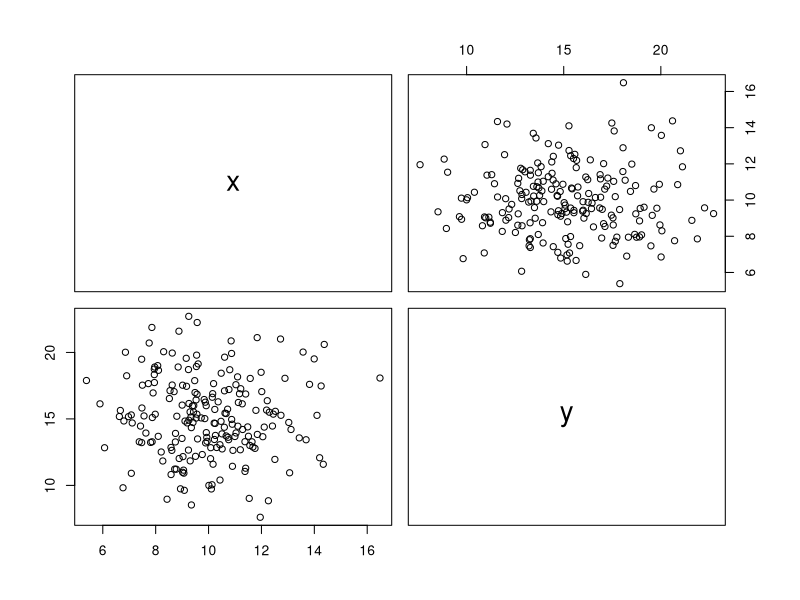
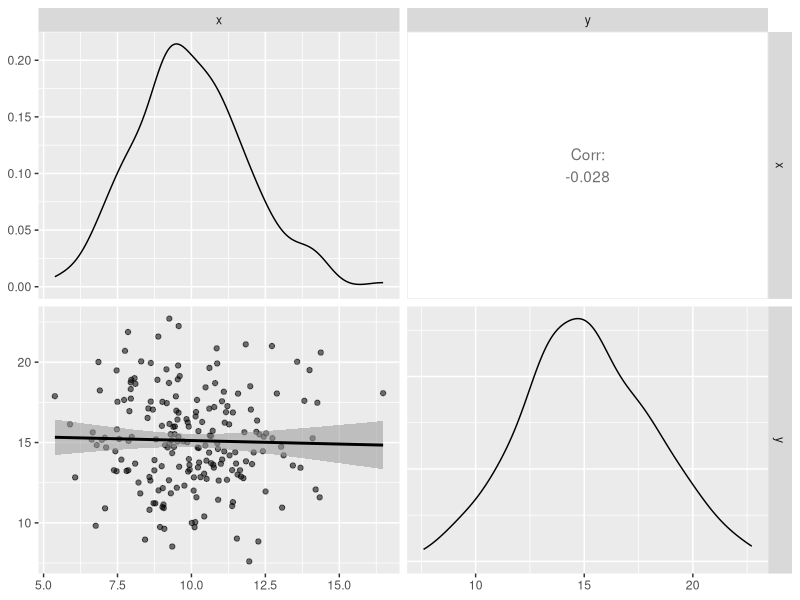
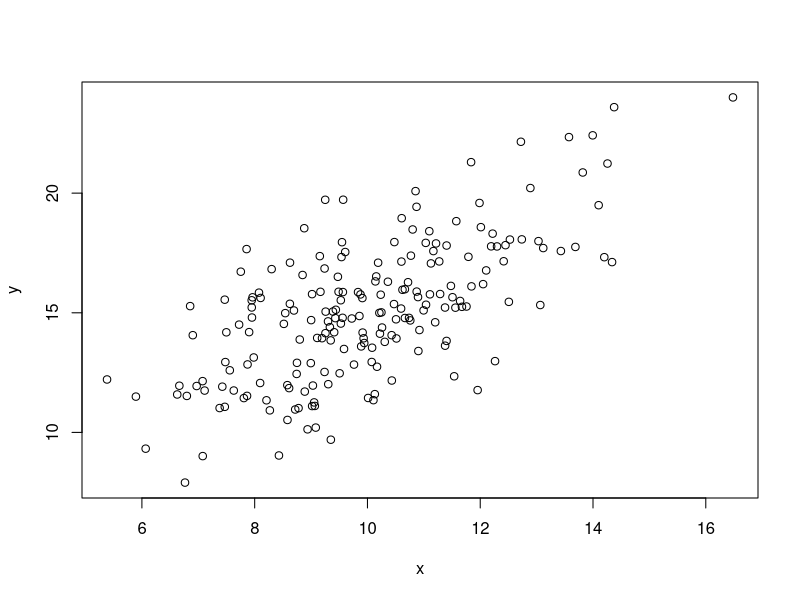
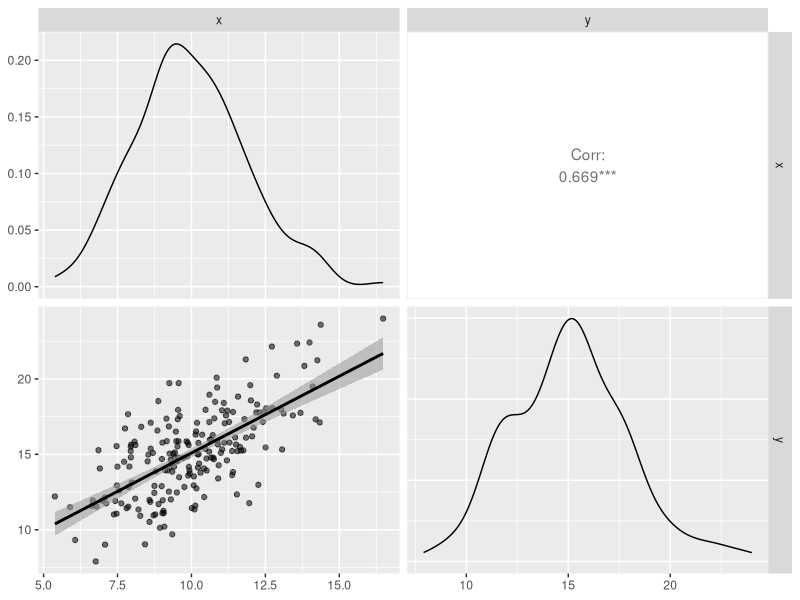

R code for these plots, in order: (Note: this script raises an error after producing the figures.)
## ---- chunk 1
## Generación de muestras X e Y
set.seed(123)
n <- 200 # cant observ
# Definir parámetros
n <- 200 # cant observ
μX <- 10 # media de x
σX <- 2 # desv std x
μY <- 15 # media de y
σY <- 3 # desv std y

# Generar random variables dependientes
Z1 <- rnorm(n)
Z2 <- rnorm(n)

x <- μX + σX * Z1
y <- μY + σY * Z2

dat <- cbind(x,y) #junto los valores en una lista

## ---- chunk 2
pairs(dat) # otra forma de verificar relación, una matriz de diagramas de dispersión

## ---- chunk 3
# Realizo regresión lineal 
regresion <- lm(y ~ x, data = data.frame(dat))
summary(regresion)
## ---- chunk 4
library(psych)
library(GGally)
ggpairs(dat, aes(alpha = 0.5),lower = list(continuous = "smooth"))
#pairs.panels(x = data.frame(dat), ellipses = FALSE, lm = TRUE, method = "pearson")

## ---- chunk 5
set.seed(123)  # Set a seed for reproducibility

# Definir parámetros
n <- 200 # cant observ
μX <- 10
σX <- 2
μY <- 15
σY <- 3
ρ <- 0.7 #grado de correlación

# Generar random variables dependientes
Z1 <- rnorm(n)
Z2 <- rnorm(n)

x <- μX + σX * Z1
y <- μY + σY * (ρ * Z1 + sqrt(1 - ρ^2) * Z2)
dat <- cbind(x,y) #junto los valores en una lista
plot(dat)
## ---- chunk 6
ggpairs(dat, aes(alpha = 0.5),lower = list(continuous = "smooth"))
## ---- chunk 7
# Realizo regresión lineal 
modelo <- lm(y ~ x, data = data.frame(dat))
summary(modelo)
## ---- chunk 8
Z1 <- rnorm(20)
Z2 <- rnorm(20)
x <- μX + σX * Z1
y <- μY + σY * (ρ * Z1 + sqrt(1 - ρ^2) * Z2)
nuevo <- cbind(x,y)
predict(object=modelo, newdata=data.frame(nuevo))
## ---- chunk 9
# Establecer numero de simulaciones
num_simulations <- 1000
n <- 100
# Establecer parametros del modelo
intercept <- 4.9
beta <- 2
error_std_dev <- 1

# Inicializar vectores que contendrán los coeficientes estimados
pendientes <- vector(length = num_simulations)
intercepts <- vector(length = num_simulations)

# Perform the simulations
for (i in 1:num_simulations) {
  # Generate the independent variable (x)
  z1 <- rnorm(n)
  x <- μX + σX * Z1
  
  # Generate the dependent variable (y) using the model equation
  y <- intercept + beta * x + rnorm(n, 0, error_std_dev)
  μY + σY * (ρ * Z1 + sqrt(1 - ρ^2) * Z2)
  
  # Fit the linear regression model
  model <- lm(y ~ x)
  pendientes[i] <- model$coefficients[2]
  intercepts[i] <- model$coefficients[1]
}


## ---- chunk 10
par(mfrow = c(1, 2))
hist(pendientes, main = "Distribución de Pendiente Estimadas",xlab = "Pendiente")
hist(intercepts, main = "Distribución de Intercept Estimados", xlab = "Intercept")

## ---- chunk 11
par(mfrow = c(1, 2))
plot(density(pendientes))
plot(density(intercepts))
## ---- chunk 12
# Establecer numero de simulaciones
num_simulations <- 1000
n <- 100
# Establecer parametros del modelo
intercept <- 4.9
beta <- 2
error_std_dev <- 1

# Inicializar vectores que contendrán los coeficientes estimados
pendientes <- vector(length = num_simulations)
intercepts <- vector(length = num_simulations)

# Perform the simulations
for (i in 1:num_simulations) {
  # Generate the independent variable (x)
  x <- runif(n)
  
  # Generate the dependent variable (y) using the model equation
  y <- intercept + beta * x + rnorm(n, 0, error_std_dev)
  
  # Fit the linear regression model
  model <- lm(y ~ x)
  pendientes[i] <- model$coefficients[2]
  intercepts[i] <- model$coefficients[1]
}
par(mfrow = c(2, 2))
hist(pendientes, main = "Distribución de Pendiente Estimadas",xlab = "Pendiente")
hist(intercepts, main = "Distribución de Intercept Estimados", xlab = "Intercept")
plot(density(pendientes))
plot(density(intercepts))
